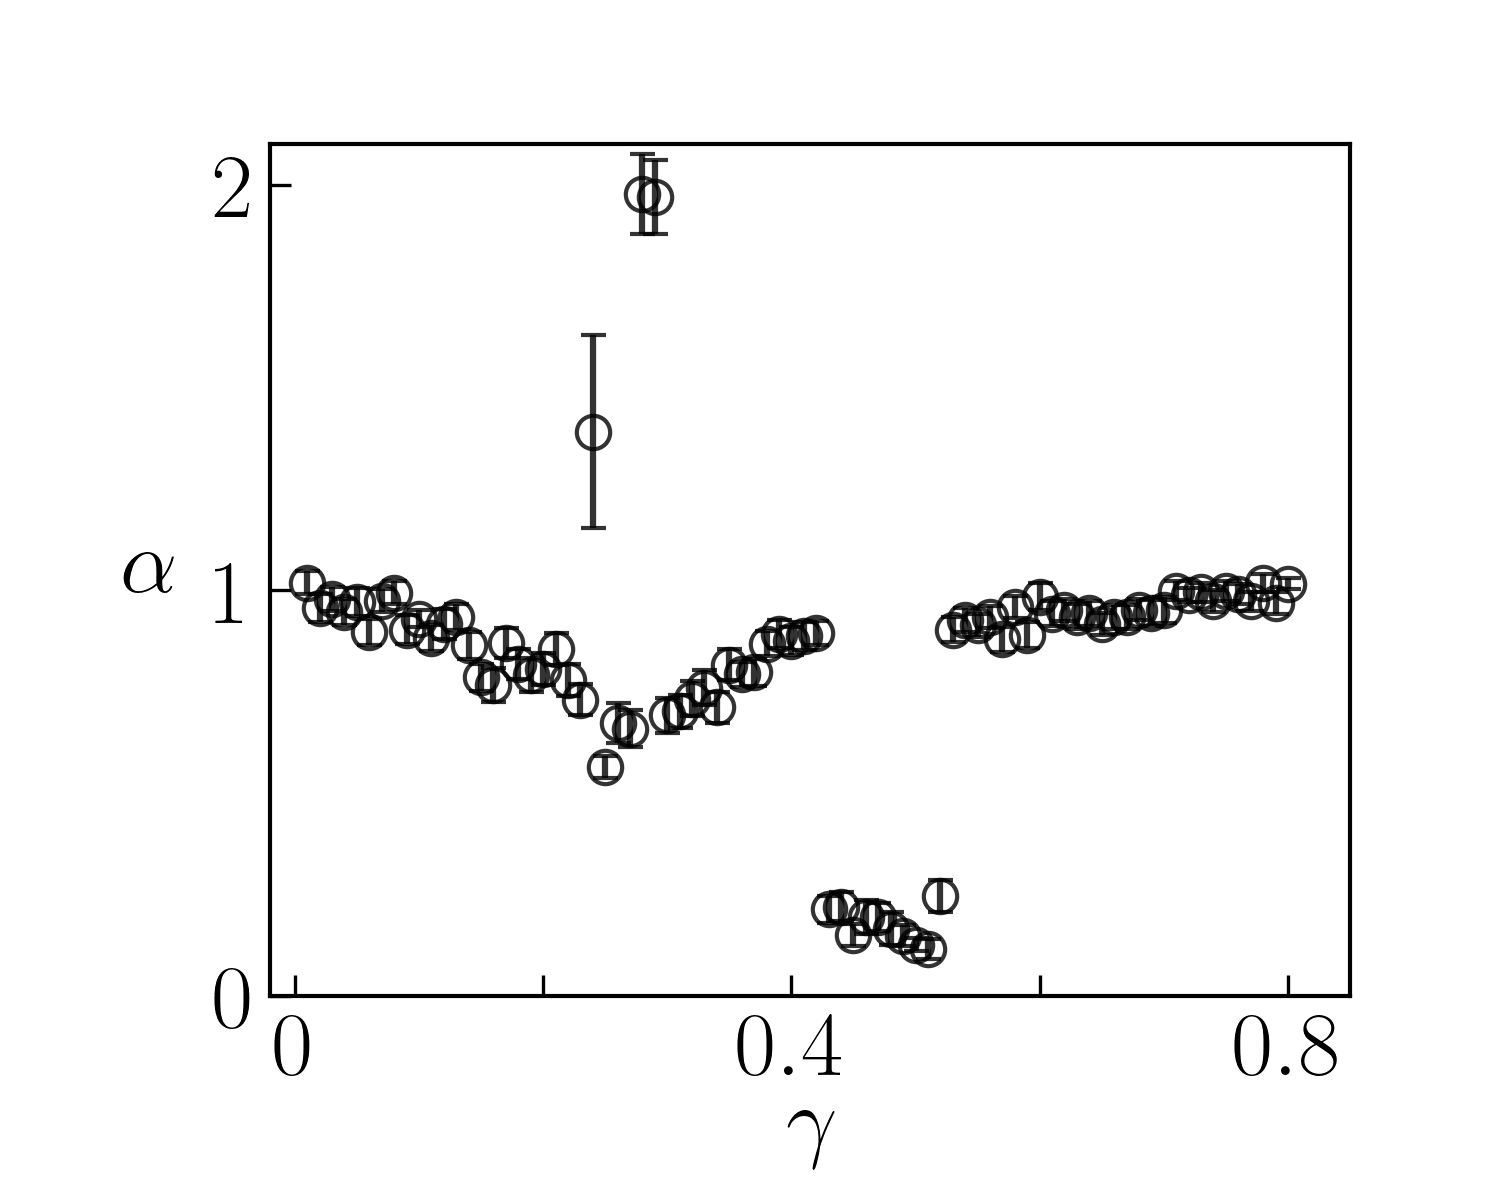

Generate this figure with Python:
# Plot script for figure 3b (alpha-gamma).

import matplotlib.pyplot as plt
import sys
from pathlib import Path

ROOT = Path(__file__).resolve().parents[1]
sys.path.insert(0, str(ROOT))
from paperfig import *


def fig3b_nu_gamma():
    setup_style(fontsize=22, font="Helvetica", usetex="auto",
                axes_lw=1.0, lines_lw=0.1, tick_size=5.0)

    # ----------------------------
    # settings 
    # ----------------------------
    figsize = (5.0, 4.0)
    ms = 8
    mew = 1
    lw = 1.5
    per_data = 1

    fig, ax = plt.subplots(figsize=figsize, dpi=300)

    data_path = ROOT / "figure3" / "data_fig3b"
    data = np.loadtxt(data_path / "alpha_gamma_A_0.12_omega_3.14.txt", delimiter=",", skiprows=1)

    ax.errorbar(
        data[::per_data, 0],
        data[::per_data, 1],
        data[::per_data, 2],
        ls="none",
        mew=mew,
        mfc="none",
        color="k",
        marker="o",
        markersize=ms,
        linewidth=lw,
        capsize=3,
        alpha=0.8,
    )

    ax.set_xlabel(r"$\gamma$", labelpad=-2)
    ax.set_ylabel(r"$\alpha$", labelpad=15, rotation=0, va="center")

    ax.set_xticks([0, 0.2, 0.4, 0.6, 0.8])
    ax.set_yticks([0, 1, 2])
    ax.set_xticklabels([r"$0$", "", r"$0.4$", "", r"$0.8$"])
    ax.set_xlim([-0.02, 0.85])
    ax.set_ylim([0, 2.1])

    fig.subplots_adjust(left=0.18, bottom=0.17)

    if save_bool:
        save_path = ROOT / "figure3" / "fig3b.png"
        plt.savefig(save_path, dpi=300)
    else:
        plt.show()


if __name__ == "__main__":
    save_bool = True
    fig3b_nu_gamma()